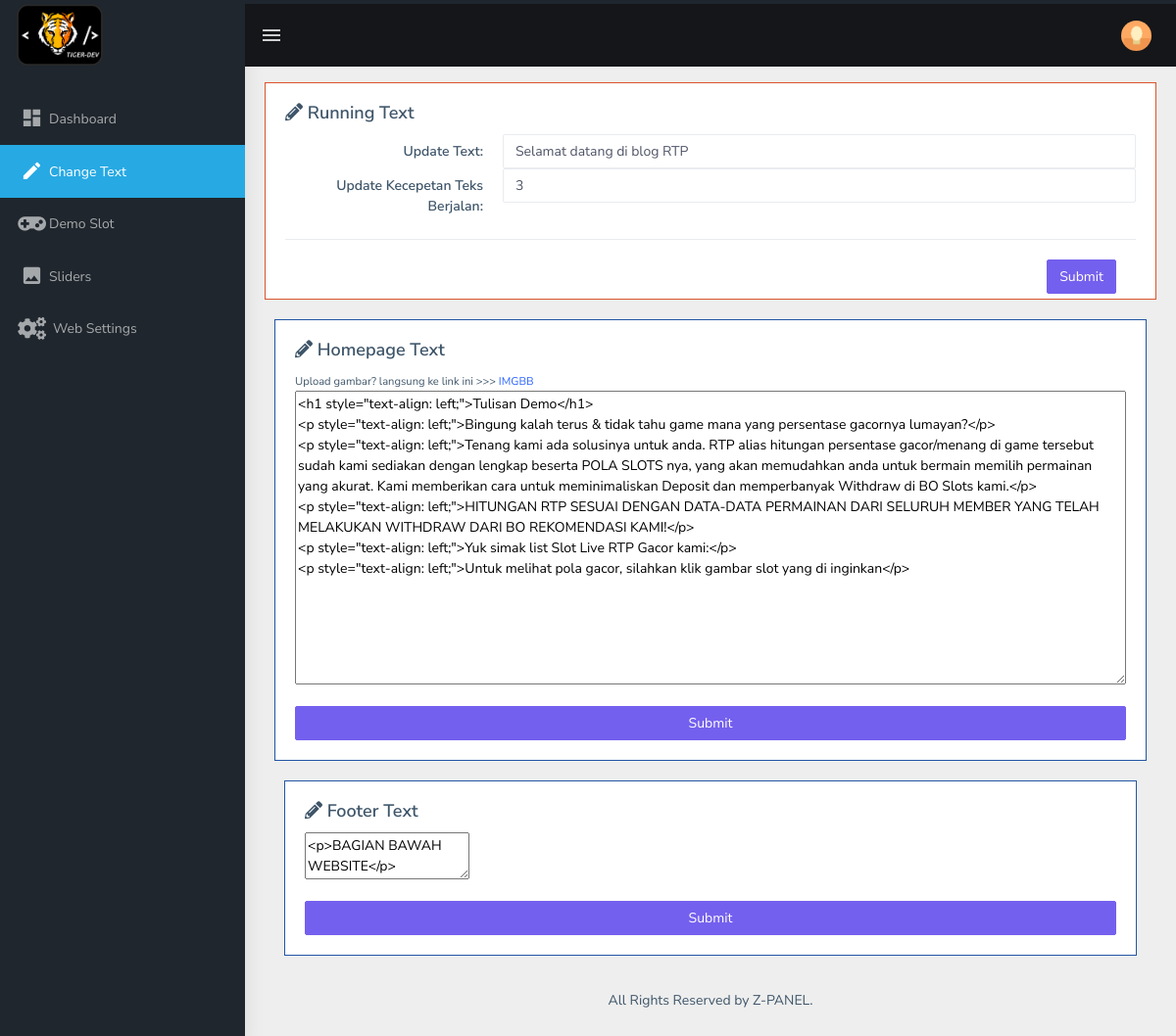
Page /admin/dashboard.php?hal=changetext (signed in) on the committed database.
### tables this page shows
CREATE TABLE `change_text` (
  `id` int(11) NOT NULL,
  `running_text` text NOT NULL,
  `scroll_amount` varchar(2) NOT NULL,
  `homepage_text` mediumtext NOT NULL,
  `listgame_text` longtext NOT NULL,
  `list_botext` longtext NOT NULL,
  `footer_text` mediumtext NOT NULL,
  `footer_web` text NOT NULL
);

### admin/dist/config/functions.php (the view, shortened to what this page needs)
<?php
function ftab($db_stat, $tname, $colname) {
    require 'assets/config-data.php';
    $fdb = "SELECT ".$db_stat." FROM " . $tname;
    $qdb = mysqli_query($data, $fdb);
    if(mysqli_num_rows($qdb) > 0) {
        $fetch = mysqli_fetch_assoc($qdb);
        echo html_entity_decode($fetch[$colname]);
    }
}
?>

### admin/dist/assets/sys-tmbet/pages/change-text.php
<div class="row">
        <div class="col-md-12">
                <div class="card border border-danger">
                    <form method="POST" action="config/update-runtxt.php" class="form-horizontal">
                        <div class="card-body">
                            <h4 class="card-title"><i class="fas fa-pencil-alt"></i> Running Text</h4>
                            <div class="form-group row">
                                <label class="col-sm-3 text-right control-label col-form-label">Update Text:</label>
                                <div class="col-sm-9">
                                    <input type="text" class="form-control" name="runningtxt" value="<?php ftab("running_text", "change_text", "running_text") ?>" placeholder="Running Text" required>
                                </div>
                                <label class="col-sm-3 text-right control-label col-form-label">Update Kecepetan Teks Berjalan:</label>
                                <div class="col-sm-9">
                                    <input type="number" min="0" class="form-control" name="speedtxt" value="<?php ftab("scroll_amount", "change_text", "scroll_amount") ?>" placeholder="Kecepatan Teks Berjalan" required>
                                </div>
                            </div>
                        <div class="border-top">
                            <div class="card-body">
                                <button type="submit" class="btn float-right btn-primary">Submit</button>
                            </div>
                        </div>
                    </form>
                </div>
        </div>
        <div class="col-xl-12">
        <div class="card border border-info">
            <form method="POST" action="config/update-homepagetxt.php" class="form-horizontal">
                <div class="card-body">
                        <h4 class="card-title"><i class="fas fa-pencil-alt"></i> Homepage Text</h4>
                        <small><?php echo $uploadgambar; ?></small>
                        <textarea class="editor" name="homepage-text" style="height: 300px; width: 100%;"><?php ftab("homepage_text", "change_text", "homepage_text") ?></textarea>
                        <button type="submit" class="btn mt-3 btn-block btn-primary">Submit</button>
                        </form>
                 </div>
         </div>
          <div class="col-xl-12">
        <div class="card border border-info">
            <form method="POST" action="config/update-footer-text.php" class="form-horizontal">
                <div class="card-body">
                        <h4 class="card-title"><i class="fas fa-pencil-alt"></i> Footer Text</h4>
                        <textarea name="footer-text" class="editor"><?php ftab("footer_text", "change_text", "footer_text"); ?></textarea>
                        <button type="submit" class="btn mt-3 btn-block btn-primary">Submit</button>
                        </form>
                 </div>
         </div>
</div>

### rows in the picture
change_text: runningtxt "Selamat datang di blog RTP", speedtxt "3", homepage-text "<h1 style=\"text-align: left;\">Tulisan Demo</h1> <p style=\"text-align: left;\">Bingung kalah terus & tidak tahu game mana yang persentase gacornya lumayan?</p> <p style=\"text-align: left;\">Tenang kami ada solusinya untuk anda. RTP alias hitungan persentase gacor/menang di game tersebut sudah kami sediakan dengan lengkap beserta POLA SLOTS nya, yang akan memudahkan anda untuk bermain memilih permainan yang akurat. Kami memberikan cara untuk meminimaliskan Deposit dan memperbanyak Withdraw di BO Slots kami.</p> <p style=\"text-align: left;\">HITUNGAN RTP SESUAI DENGAN DATA-DATA PERMAINAN DARI SELURUH MEMBER YANG TELAH MELAKUKAN WITHDRAW DARI BO REKOMENDASI KAMI!</p> <p style=\"text-align:…", footer-text "<p>BAGIAN BAWAH WEBSITE</p>"
